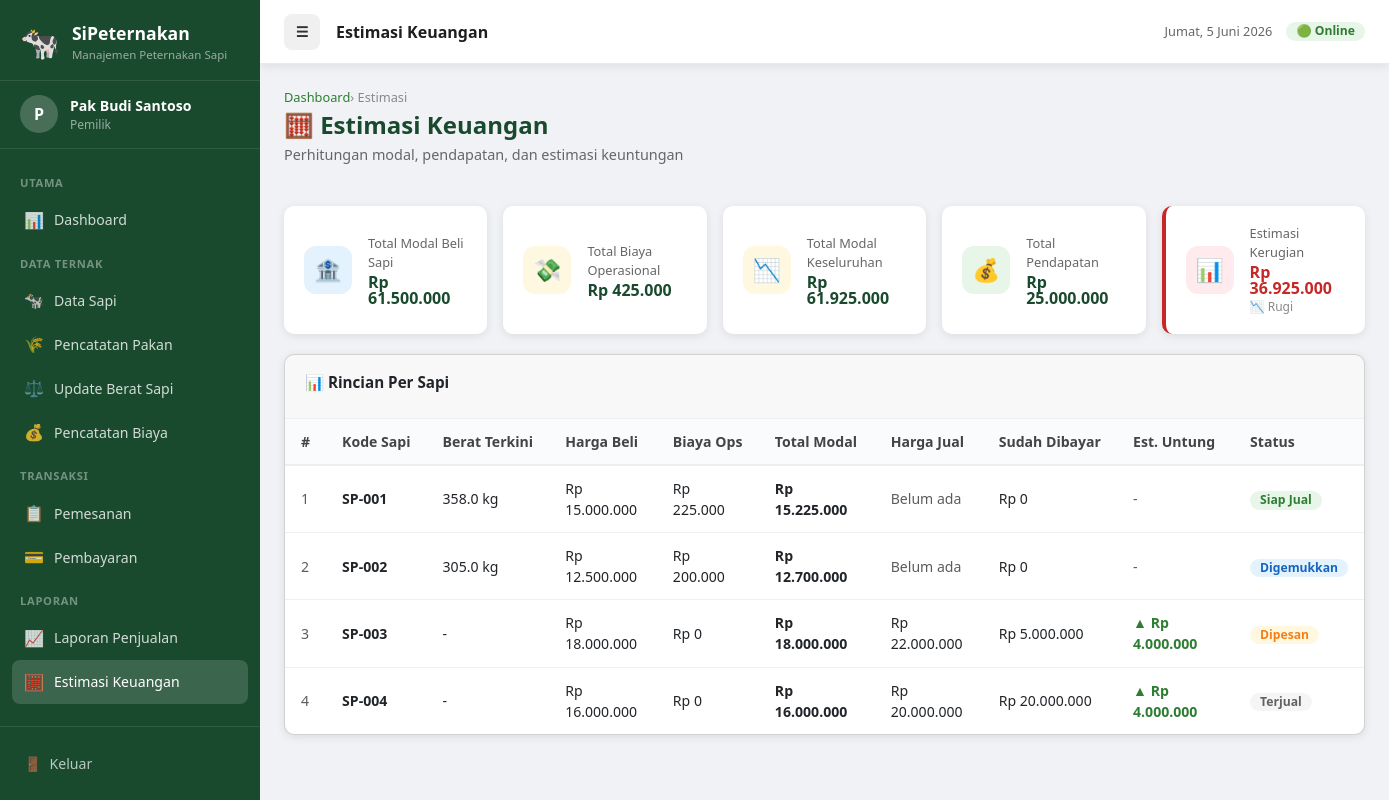
The app's page /index.php?page=estimasi (signed in) with its own data.
### tables this page shows
CREATE TABLE IF NOT EXISTS `sapi` (
  `id` INT AUTO_INCREMENT PRIMARY KEY,
  `kode_sapi` VARCHAR(20) NOT NULL UNIQUE,
  `berat_awal` FLOAT NOT NULL,
  `tanggal_pembelian` DATE NOT NULL,
  `harga_beli` BIGINT NOT NULL,
  `harga_jual_target` BIGINT DEFAULT 0,
  `status` ENUM('digemukkan','siap_jual','dipesan','terjual') DEFAULT 'digemukkan',
  `keterangan` TEXT DEFAULT NULL,
  `created_at` TIMESTAMP DEFAULT CURRENT_TIMESTAMP,
  `updated_at` TIMESTAMP DEFAULT CURRENT_TIMESTAMP ON UPDATE CURRENT_TIMESTAMP
);

### koneksi/koneksi.php (called while the page is built, shortened)
<?php
function formatRupiah($angka) {
    return 'Rp ' . number_format((float)$angka, 0, ',', '.');
}

### page/estimasi/index.php (the view)
<?php
$sapi_list = $koneksi->query("
    SELECT s.id, s.kode_sapi, s.harga_beli, s.status,
           (SELECT COALESCE(SUM(jumlah),0) FROM biaya WHERE id_sapi=s.id) as total_biaya_ops,
           (SELECT pm.harga_jual FROM pemesanan pm WHERE pm.id_sapi=s.id ORDER BY pm.created_at DESC LIMIT 1) as harga_jual,
           (SELECT COALESCE(SUM(py.jumlah_bayar),0) FROM pembayaran py JOIN pemesanan pm ON py.id_pemesanan=pm.id WHERE pm.id_sapi=s.id) as total_bayar,
           (SELECT berat FROM berat_sapi WHERE id_sapi=s.id ORDER BY tanggal DESC, id DESC LIMIT 1) as berat_terkini
    FROM sapi s
    ORDER BY s.created_at DESC
");
$g = $koneksi->query("
    SELECT
        (SELECT COALESCE(SUM(harga_beli),0) FROM sapi) as total_modal_beli,
        (SELECT COALESCE(SUM(jumlah),0) FROM biaya) as total_biaya_ops,
        (SELECT COALESCE(SUM(jumlah_bayar),0) FROM pembayaran) as total_pendapatan
")->fetch_assoc();
$total_modal = $g['total_modal_beli'] + $g['total_biaya_ops'];
$total_pendapatan = $g['total_pendapatan'];
$estimasi_untung = $total_pendapatan - $total_modal;
$status_labels = ['digemukkan'=>'Digemukkan','siap_jual'=>'Siap Jual','dipesan'=>'Dipesan','terjual'=>'Terjual'];
$status_badges = ['digemukkan'=>'badge-blue','siap_jual'=>'badge-green','dipesan'=>'badge-amber','terjual'=>'badge-gray'];
?>
<div class="page-header">
    <div class="page-header-left">
        <div class="breadcrumb"><a href="index.php">Dashboard</a> › Estimasi</div>
        <h1>🧮 Estimasi Keuangan</h1>
        <p>Perhitungan modal, pendapatan, dan estimasi keuntungan</p>
    </div>
</div>
<div class="stats-grid" style="margin-bottom:20px">
    <div class="stat-card">
        <div class="stat-icon blue">🏦</div>
        <div><div class="stat-label">Total Modal Beli Sapi</div><div class="stat-value" style="font-size:1rem"><?= formatRupiah($g['total_modal_beli']) ?></div></div>
    </div>
    <div class="stat-card">
        <div class="stat-icon amber">💸</div>
        <div><div class="stat-label">Total Biaya Operasional</div><div class="stat-value" style="font-size:1rem"><?= formatRupiah($g['total_biaya_ops']) ?></div></div>
    </div>
    <div class="stat-card">
        <div class="stat-icon amber">📉</div>
        <div><div class="stat-label">Total Modal Keseluruhan</div><div class="stat-value" style="font-size:1rem"><?= formatRupiah($total_modal) ?></div></div>
    </div>
    <div class="stat-card">
        <div class="stat-icon green">💰</div>
        <div><div class="stat-label">Total Pendapatan</div><div class="stat-value" style="font-size:1rem"><?= formatRupiah($total_pendapatan) ?></div></div>
    </div>
    <div class="stat-card" style="<?= $estimasi_untung>=0?'border-left:4px solid #2e7d32':'border-left:4px solid #c62828' ?>">
        <div class="stat-icon <?= $estimasi_untung>=0?'green':'red' ?>">📊</div>
        <div>
            <div class="stat-label">Estimasi <?= $estimasi_untung>=0?'Keuntungan':'Kerugian' ?></div>
            <div class="stat-value" style="font-size:1rem;color:<?= $estimasi_untung>=0?'#2e7d32':'#c62828' ?>"><?= formatRupiah(abs($estimasi_untung)) ?></div>
            <div class="stat-sub"><?= $estimasi_untung>=0?'💹 Untung':'📉 Rugi' ?></div>
        </div>
    </div>
</div>
<div class="card">
    <div class="card-header">
        <div class="card-title">📊 Rincian Per Sapi</div>
    </div>
    <div class="table-responsive">
        <table class="data-table">
            <thead>
                <tr><th>#</th><th>Kode Sapi</th><th>Berat Terkini</th><th>Harga Beli</th><th>Biaya Ops</th><th>Total Modal</th><th>Harga Jual</th><th>Sudah Dibayar</th><th>Est. Untung</th><th>Status</th></tr>
            </thead>
            <tbody>
            <?php if ($sapi_list && $sapi_list->num_rows > 0):
                $no=1; while ($r=$sapi_list->fetch_assoc()):
                $total_modal_sapi = $r['harga_beli'] + $r['total_biaya_ops'];
                $harga_jual = $r['harga_jual'] ?: 0;
                $est_untung = $harga_jual > 0 ? ($harga_jual - $total_modal_sapi) : 0;
            ?>
                <tr>
                    <td class="text-muted"><?= $no++ ?></td>
                    <td><strong><?= htmlspecialchars($r['kode_sapi']) ?></strong></td>
                    <td><?= $r['berat_terkini'] ? number_format($r['berat_terkini'],1).' kg' : '-' ?></td>
                    <td><?= formatRupiah($r['harga_beli']) ?></td>
                    <td><?= formatRupiah($r['total_biaya_ops']) ?></td>
                    <td><strong><?= formatRupiah($total_modal_sapi) ?></strong></td>
                    <td><?= $harga_jual>0 ? formatRupiah($harga_jual) : '<span class="text-muted">Belum ada</span>' ?></td>
                    <td><?= formatRupiah($r['total_bayar']) ?></td>
                    <td>
                        <?php if ($harga_jual > 0): ?>
                        <span style="font-weight:600;color:<?= $est_untung>=0?'#2e7d32':'#c62828' ?>">
                            <?= ($est_untung>=0?'▲ ':'▼ ') . formatRupiah(abs($est_untung)) ?>
                        </span>
                        <?php else: ?><span class="text-muted">-</span><?php endif; ?>
                    </td>
                    <td><span class="badge <?= $status_badges[$r['status']]??'badge-gray' ?>"><?= $status_labels[$r['status']]??ucfirst($r['status']) ?></span></td>
                </tr>
            <?php endwhile; else: ?>
                <tr><td colspan="10"><div class="empty-state"><div class="icon">🧮</div><h3>Belum ada data sapi</h3></div></td></tr>
            <?php endif; ?>
            </tbody>
        </table>
    </div>
</div>

### assets/css/style.css (style rules this page uses)
:root { --clr-primary: #1a4a2e; --clr-primary-lt: #2e7d32; --clr-accent: #4caf50; --clr-amber: #f57f17; --clr-amber-lt: #fff8e1; --clr-blue: #1565c0; --clr-blue-lt: #e3f2fd; --clr-gray: #616161; --clr-gray-lt: #f5f5f5; --clr-red: #c62828; --clr-red-lt: #ffebee; --sidebar-w: 260px; --topbar-h: 64px; --radius: 10px; --shadow: 0 2px 10px rgba(0,0,0,.09); }
*, *::before, *::after { box-sizing: border-box; margin: 0; padding: 0; }
body { font-family: 'Segoe UI', system-ui, sans-serif; background: #f0f2f5; color: #1e1e1e; font-size: 0.9rem; }
a { color: inherit; text-decoration: none; }
.page-header { display: flex; align-items: flex-start; justify-content: space-between; margin-bottom: 24px; gap: 16px; flex-wrap: wrap; }
.page-header h1 { font-size: 1.5rem; font-weight: 800; color: var(--clr-primary); margin-bottom: 4px; }
.page-header p { color: #666; font-size: .9rem; }
.breadcrumb { font-size: .8rem; color: #888; margin-bottom: 4px; }
.breadcrumb a { color: var(--clr-primary-lt); }
.card { background: #fff; border-radius: var(--radius); box-shadow: var(--shadow); overflow: hidden; }
.card-header { display: flex; align-items: center; justify-content: space-between; padding: 16px 20px; border-bottom: 1px solid #f0f0f0; }
.card-title { font-weight: 700; font-size: .95rem; }
.stats-grid { display: grid; grid-template-columns: repeat(auto-fill, minmax(200px, 1fr)); gap: 16px; margin-bottom: 24px; }
.stat-card { background: #fff; border-radius: var(--radius); padding: 18px 20px; box-shadow: var(--shadow); display: flex; align-items: center; gap: 16px; }
.stat-icon { width: 48px; height: 48px; border-radius: 12px; display: flex; align-items: center; justify-content: center; font-size: 1.4rem; flex-shrink: 0; }
.stat-icon.green { background: #e8f5e9; }
.stat-icon.blue { background: #e3f2fd; }
.stat-icon.amber { background: #fff8e1; }
.stat-icon.red { background: #ffebee; }
.stat-label { font-size: .8rem; color: #666; margin-bottom: 2px; }
.stat-value { font-size: 1.7rem; font-weight: 800; color: var(--clr-primary); line-height: 1; }
.stat-sub { font-size: .75rem; color: #888; margin-top: 2px; }
.table-responsive { overflow-x: auto; }
.data-table { width: 100%; border-collapse: collapse; font-size: .88rem; }
.data-table thead th { background: #fafbfc; padding: 12px 16px; text-align: left; font-weight: 700; color: #444; border-bottom: 2px solid #eee; white-space: nowrap; }
.data-table tbody td { padding: 12px 16px; border-bottom: 1px solid #f0f0f0; }
.data-table tbody tr:last-child td { border-bottom: none; }
.text-muted { color: #888; }
.badge { display: inline-block; padding: 3px 10px; border-radius: 20px; font-size: .76rem; font-weight: 600; }
.badge-green { background: #e8f5e9; color: #2e7d32; }
.badge-blue { background: #e3f2fd; color: #1565c0; }
.badge-amber { background: #fff8e1; color: #f57f17; }
.badge-gray { background: #f5f5f5; color: #616161; }

### records on screen
sapi: kode_sapi "SP-001", berat_terkini "358.0", harga_beli "Rp 15.000.000", total_biaya_ops "Rp 225.000", total_modal_sapi "Rp 15.225.000", shows "Belum ada", total_bayar "Rp 0", status "Siap Jual"
sapi: kode_sapi "SP-002", berat_terkini "305.0", harga_beli "Rp 12.500.000", total_biaya_ops "Rp 200.000", total_modal_sapi "Rp 12.700.000", shows "Belum ada", total_bayar "Rp 0", status "Digemukkan"
sapi: kode_sapi "SP-003", harga_beli "Rp 18.000.000", total_biaya_ops "Rp 0", total_modal_sapi "Rp 18.000.000", harga_jual "Rp 22.000.000", total_bayar "Rp 5.000.000", est_untung "Rp 4.000.000", status "Dipesan"
sapi: kode_sapi "SP-004", harga_beli "Rp 16.000.000", total_biaya_ops "Rp 0", total_modal_sapi "Rp 16.000.000", harga_jual "Rp 20.000.000", total_bayar "Rp 20.000.000", est_untung "Rp 4.000.000", status "Terjual"

### other values on screen
substr($_SESSION['nama'] ?? 'A', 0, 1) "P"
$_SESSION['nama'] "Pak Budi Santoso"
$role "Pemilik"
$pageTitle "Estimasi Keuangan"
formatRupiah($g['total_modal_beli']) "Rp 61.500.000"
formatRupiah($g['total_biaya_ops']) "Rp 425.000"
formatRupiah($total_modal) "Rp 61.925.000"
formatRupiah($total_pendapatan) "Rp 25.000.000"
formatRupiah(abs($estimasi_untung)) "Rp 36.925.000"
